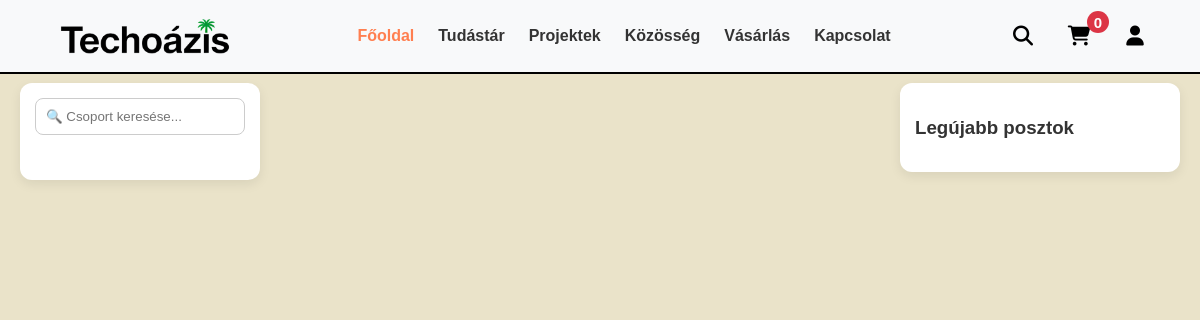
The app's page /forum.php, older data.
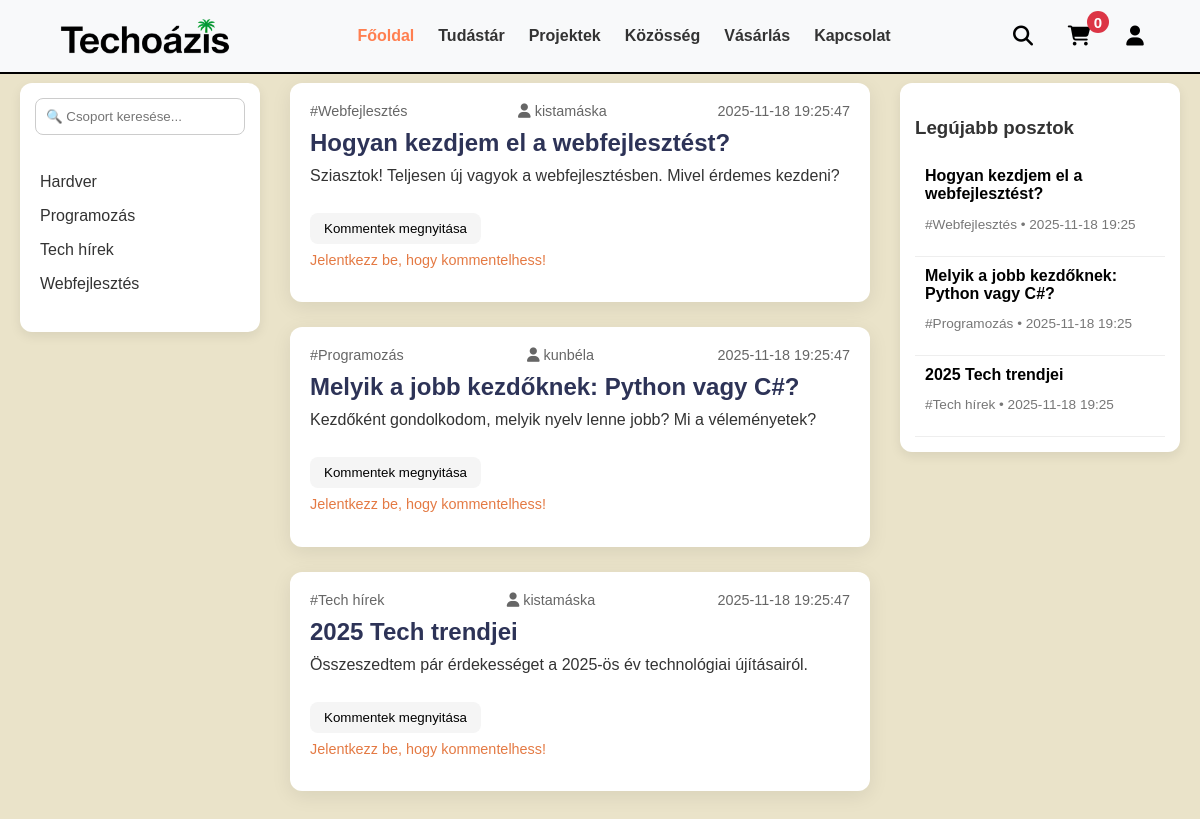
The same page, newer data.
### tables this page shows
CREATE TABLE groups (
    group_id INT PRIMARY KEY AUTO_INCREMENT,
    group_name VARCHAR(100) NOT NULL UNIQUE,
    group_description TEXT,
    created_at DATETIME DEFAULT CURRENT_TIMESTAMP
);

CREATE TABLE posts (
    post_id INT PRIMARY KEY AUTO_INCREMENT,
    user_id INT NOT NULL,
    group_id INT NOT NULL,                       
    title VARCHAR(255) NOT NULL,
    content TEXT NOT NULL,
    created_at DATETIME DEFAULT CURRENT_TIMESTAMP
);

CREATE TABLE users (
    user_id INT PRIMARY KEY AUTO_INCREMENT,
    username VARCHAR(100) NOT NULL UNIQUE,
    email VARCHAR(255) NOT NULL UNIQUE,
    user_password VARCHAR(255) NOT NULL,
    is_active CHAR(1) NOT NULL DEFAULT 'A',
    registration_date DATETIME DEFAULT CURRENT_TIMESTAMP,
    user_role CHAR(1) NOT NULL,
    ip VARCHAR(45),
    activation_code VARCHAR(128),
    profile_image VARCHAR(255) NOT NULL DEFAULT('images/anonymous.png')
);

### forum.php (the view, shortened to what this page needs)
<?php
include './app/db.php';
$groups_query = "SELECT group_id, group_name FROM groups ORDER BY group_name ASC";
$groups_result = $conn->query($groups_query);
$latest_query = "
    SELECT p.post_id, p.title, p.created_at, g.group_name AS group_name
    FROM posts p
    JOIN groups g ON p.group_id = g.group_id
    ORDER BY p.created_at DESC
    LIMIT 6
";
$latest_posts = $conn->query($latest_query);
$posts_query = "
    SELECT p.*, u.username, g.group_name AS group_name
    FROM posts p
    JOIN users u ON p.user_id = u.user_id
    JOIN groups g ON p.group_id = g.group_id
    ORDER BY p.created_at DESC
";
$posts_result = $conn->query($posts_query);
?>
<!DOCTYPE html>
<html lang="hu">
<head>
    <link rel="stylesheet" href="./static/index.css">
    <link rel="stylesheet" href="https://cdnjs.cloudflare.com/ajax/libs/font-awesome/6.7.2/css/all.min.css" />
</head>
<body>
<?php include './views/navbar.php'; ?>
<section class="forum-wrapper">
    <aside class="forum-left">
        <input type="text" class="group-search" placeholder="🔍 Csoport keresése...">
        <ul class="group-list">
            <?php while($row = $groups_result->fetch_assoc()): ?>
                <li>
                    <a href="forum_group.php?group=<?= $row['group_id'] ?>">
                        <?= htmlspecialchars($row['group_name']) ?>
                    </a>
                </li>
            <?php endwhile; ?>
        </ul>
    </aside>
    <main class="forum-center">
        <?php while($post = $posts_result->fetch_assoc()): ?>
            <div class="post-card">
                <div class="post-header">
                    <span class="post-group">#<?= htmlspecialchars($post['group_name']) ?></span>
                    <span class="post-user">
                        <i class="fa-solid fa-user"></i>
                        <?= htmlspecialchars($post['username']) ?>
                    </span>
                    <span class="post-date"><?= $post['created_at'] ?></span>
                </div>
                <h2 class="post-title"><?= htmlspecialchars($post['title']) ?></h2>
                <p class="post-content"><?= nl2br(htmlspecialchars($post['content'])) ?></p>
                <button class="show-comments-btn" data-post="<?= $post['post_id'] ?>">
                    Kommentek megnyitása
                </button>
                <?php if(isset($_SESSION['loggedin']) && $_SESSION['loggedin'] === true): ?>
                <form class="comment-form" data-post="<?= $post['post_id'] ?>">
                    <textarea placeholder="Írj kommentet..." maxlength="800" required></textarea>
                    <button type="submit">Küldés</button>
                </form>
                <?php else: ?>
                    <p class="login-warning">Jelentkezz be, hogy kommentelhess!</p>
                <?php endif; ?>
            </div>
        <?php endwhile; ?>
    </main>
    <aside class="forum-right">
        <h3>Legújabb posztok</h3>
        <?php while($lp = $latest_posts->fetch_assoc()): ?>
            <div class="latest-post-item">
                <a href="post.php?id=<?= $lp['post_id'] ?>">
                    <strong><?= htmlspecialchars($lp['title']) ?></strong>
                </a>
                <p class="latest-post-meta">
                    #<?= htmlspecialchars($lp['group_name']) ?> •
                    <?= substr($lp['created_at'], 0, 16) ?>
                </p>
            </div>
        <?php endwhile; ?>
    </aside>
</section>
</body>
</html>

### views/navbar.php (shortened to what this page needs)
<?php
$root = '/techoazis/';
?>
<nav class="main-navbar">
    <div class="custom-container nav-container">
        <a class="nav-brand" href="<?= $root ?>index.php">
            <img src="<?= $root ?>images/techoazis_logo_chopped.png" alt="kep">
        </a>
        <div class="nav-collapse" id="navCollapseContent">
            <ul class="nav-menu">
                <li class="nav-item"><a class="nav-link active" href="<?= $root ?>index.php">Főoldal</a></li>
                <li class="nav-item"><a class="nav-link" href="<?= $root ?>articles.php">Tudástár</a></li>
                <li class="nav-item"><a class="nav-link" href="<?= $root ?>projects.php">Projektek</a></li>
                <li class="nav-item"><a class="nav-link" href="<?= $root ?>forum.php">Közösség</a></li>
                <li class="nav-item"><a class="nav-link" href="<?= $root ?>shop.php">Vásárlás</a></li>
                <li class="nav-item"><a class="nav-link" href="<?= $root ?>contact.php">Kapcsolat</a></li>
            </ul>
        </div>
        <div class="nav-icons desktop-icons">
            <a href='<?= $root ?>shop.php' class='icon-button' title='Keresés'><i class='fa-solid fa-magnifying-glass'></i></a>
            <a href='<?= $root ?>cart.php' class='icon-button cart-icon' title='Kosár'>
                <i class='fa-solid fa-cart-shopping'></i>
                <span class='cart-badge'>0</span>
            </a>
            <?php if (isset($_SESSION['loggedin']) && $_SESSION['loggedin'] === true): ?>
                <a href='<?= $root ?>profile.php' class='icon-button' title='Profil'><i class='fa-solid fa-user'></i></a>
                <a href='<?= $root ?>views/logout.php' class='icon-button' title='Kijelentkezés'><i class='fa-solid fa-right-from-bracket'></i></a>
            <?php else: ?>
                <a href='<?= $root ?>views/login.php' class='icon-button' title='Bejelentkezés'><i class='fa-solid fa-user'></i></a>
            <?php endif; ?>
        </div>
    </div>
</nav>

### static/index.css (style rules this page uses)
:root { --primary-color: #2d3357; --secondary-color: coral; --text-color: #333; --background-light: #eae3c9; --white: #fff; --primary-icon: #0d6efd; --success-icon: #198754; --info-icon: #0dcaf0; --warning-icon: #ffc107; --danger-badge: #dc3545; --navbar-height: 63px; }
*, *::before, *::after { box-sizing: border-box; }
body { font-family: 'Sans-Serif', sans-serif; padding: 0; margin: 0; width: 100%; color: var(--text-color); }
a { text-decoration: none; color: black; }
h2 { color: var(--primary-color); }
.custom-container { width: 100%; padding-right: 15px; padding-left: 15px; margin-right: auto; margin-left: auto; box-sizing: border-box; }
@media (min-width: 576px) { .custom-container { max-width: 540px; } }
@media (min-width: 768px) { .custom-container { max-width: 720px; } }
@media (min-width: 992px) { .custom-container { max-width: 960px; } }
@media (min-width: 1200px) { .custom-container { max-width: 1140px; } }
.main-navbar { background-color: #f8f9fa; padding: 1rem 0; border-bottom: 2px solid #000; font-weight: bold; position: fixed; width: 100%; z-index: 99999; }
.nav-container { display: flex; justify-content: space-between; align-items: center; }
.nav-brand img { height: 35px; width: 200px; vertical-align: middle; }
.nav-menu { display: flex; list-style: none; margin: 0; padding: 0; gap: 1.5rem; }
.nav-link { color: #333; transition: color 0.3s ease; padding: 0.5rem 0; }
.nav-link:hover, .nav-link.active { color: var(--secondary-color); }
.nav-icons { display: flex; align-items: center; gap: 1.5rem; }
.icon-button { display: inline-flex; align-items: center; justify-content: center; width: 40px; height: 40px; border-radius: 50%; transition: background-color 0.3s ease, transform 0.2s ease; font-size: 1.25rem; }
.cart-icon { position: relative; }
.cart-badge { position: absolute; top: -5px; right: -10px; background-color: var(--danger-badge); color: white; border-radius: 50%; font-size: 0.75em; width: 22px; height: 22px; display: flex; align-items: center; justify-content: center; font-weight: bold; }
.desktop-icons { display: flex; align-items: center; gap: 1rem; }
.forum-wrapper { position: relative; padding: calc(var(--navbar-height) + 20px) 20px 20px; display: grid; grid-template-columns: 240px 1fr 280px; gap: 30px; background: var(--background-light); min-height: 100vh; box-sizing: border-box; }
.forum-left { background: #ffffff; padding: 15px; border-radius: 12px; box-shadow: 0 4px 12px rgba(0,0,0,0.08); height: max-content; }
.group-search { width: 100%; padding: 10px; border-radius: 8px; border: 1px solid #ccc; margin-bottom: 14px; }
.group-list { list-style: none; padding: 0; }
.group-list li { padding: 8px 5px; }
.group-list li a { color: #333; font-weight: 500; }
.post-card { background: #fff; margin-bottom: 25px; padding: 20px; border-radius: 12px; box-shadow: 0 5px 20px rgba(0,0,0,0.08); }
.post-header { display: flex; justify-content: space-between; font-size: 0.9rem; color: #666; }
.post-title { margin: 10px 0 0; }
.post-content { margin-top: 10px; white-space: pre-line; }
.show-comments-btn { margin-top: 12px; background: #f5f5f5; padding: 8px 14px; border-radius: 8px; border: none; cursor: pointer; }
.login-warning { margin-top: 8px; color: #e47a44; font-size: 0.9rem; }
.forum-right { background: #ffffff; padding: 15px; border-radius: 12px; box-shadow: 0 4px 12px rgba(0,0,0,0.08); height: max-content; }
.latest-post-item { padding: 10px; border-bottom: 1px solid #eee; }
.latest-post-meta { font-size: 0.85rem; color: #777; }

Row changes from the older to the newer data that the page shows:
added groups: group_name "Hardver"
added groups: group_name "Programozás"
added groups: group_name "Tech hírek"
added groups: group_name "Webfejlesztés"
added posts: group.group_name "Webfejlesztés", user.username "kistamáska", created_at "2025-11-18 19:25:47", title "Hogyan kezdjem el a webfejlesztést?", content "Sziasztok! Teljesen új vagyok a webfejlesztésben. Mivel érdemes kezdeni?", created_at "2025-11-18 19:25"
added posts: group.group_name "Programozás", user.username "kunbéla", created_at "2025-11-18 19:25:47", title "Melyik a jobb kezdőknek: Python vagy C#?", content "Kezdőként gondolkodom, melyik nyelv lenne jobb? Mi a véleményetek?", created_at "2025-11-18 19:25"
added posts: group.group_name "Tech hírek", user.username "kistamáska", created_at "2025-11-18 19:25:47", title "2025 Tech trendjei", content "Összeszedtem pár érdekességet a 2025-ös év technológiai újításairól.", created_at "2025-11-18 19:25"
